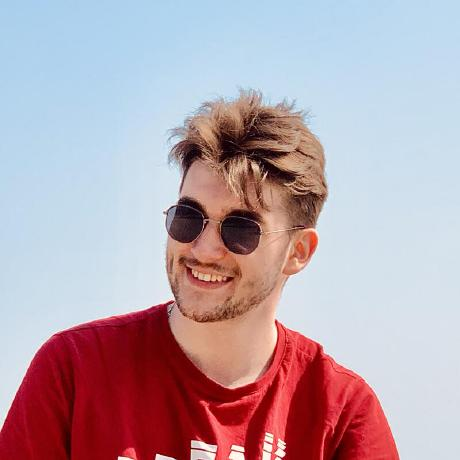
#> input picture foto.jpeg, 460 x 460 px
$ python FaceOpen.py
#> lines starting #> are read from the running program, lines starting #| are printed output that depends on the picture; after the words box and inside, x2 and y2 are one past the last pixel; in counts of white or black regions, pixels touching at a corner belong together
import cv2

face_cascade = cv2.CascadeClassifier(r"haarcascade_frontalface_default.xml")
img=cv2.imread(r"foto.jpeg")
#> img is the input picture: shape (460, 460, 3); mean B, G, R 172.9, 163.4, 184.8
gray=cv2.cvtColor(img, cv2.COLOR_BGR2RGB)

faces = face_cascade.detectMultiScale(gray,1.1,4)
#> faces = [[130, 158, 167, 167]]

for(x,y,w,h) in faces:
    cv2.rectangle(img,(x,y),(x+w, y+h),(0,255,0),3)
#> this loop made 1 pass
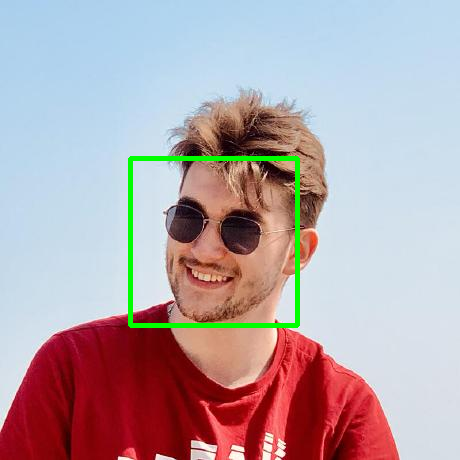
#> img: shape (460, 460, 3); 1.57% of pixels changed, all inside (x1, y1, x2, y2) = (128, 156, 300, 328)

cv2.imshow('img',img)
cv2.waitKey(0)
